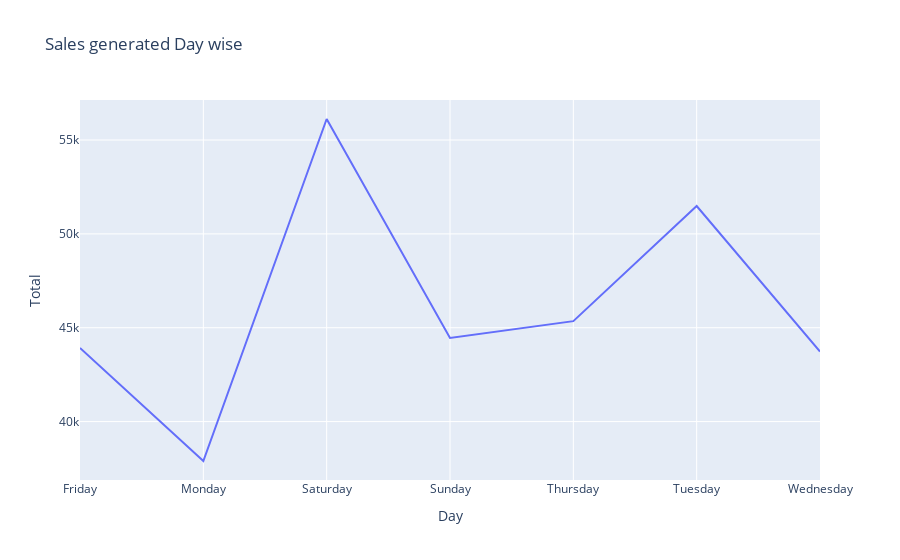

Notebook code cell kept with this figure:
### Code cell
fig = px.line(df_days , x = 'Day' , y='Total', title = 'Sales generated Day wise' )
fig.show()

### Figure 1 — Plotly figure (JSON) as saved in the notebook; plotly's stock layout.template omitted (floating-point values rounded to 4 significant figures)
{"data": [{"hovertemplate": "Day=%{x}<br>Total=%{y}<extra></extra>", "legendgroup": "", "line": {"color": "#636efa", "dash": "solid"}, "mode": "lines", "name": "", "orientation": "v", "showlegend": false, "type": "scatter", "x": ["Friday", "Monday", "Saturday", "Sunday", "Thursday", "Tuesday", "Wednesday"], "xaxis": "x", "y": [43930.0, 37900.0, 56120.0, 44460.0, 45350.0, 51480.0, 43730.0], "yaxis": "y"}], "layout": {"legend": {"tracegroupgap": 0}, "title": {"text": "Sales generated Day wise"}, "xaxis": {"anchor": "y", "domain": [0, 1], "title": {"text": "Day"}}, "yaxis": {"anchor": "x", "domain": [0, 1], "title": {"text": "Total"}}}}
